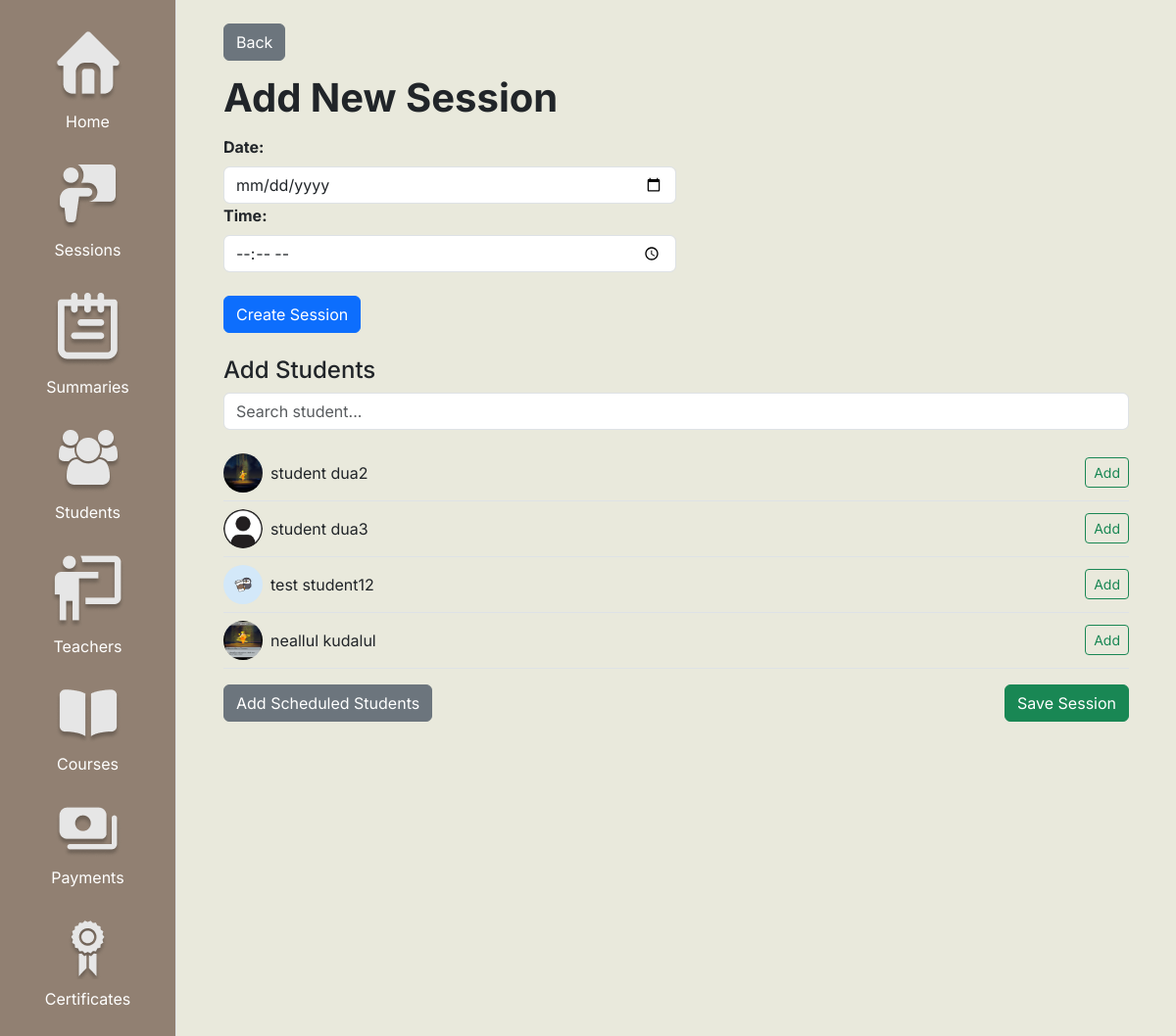
The page /sessions/create/ on the database as committed earlier.
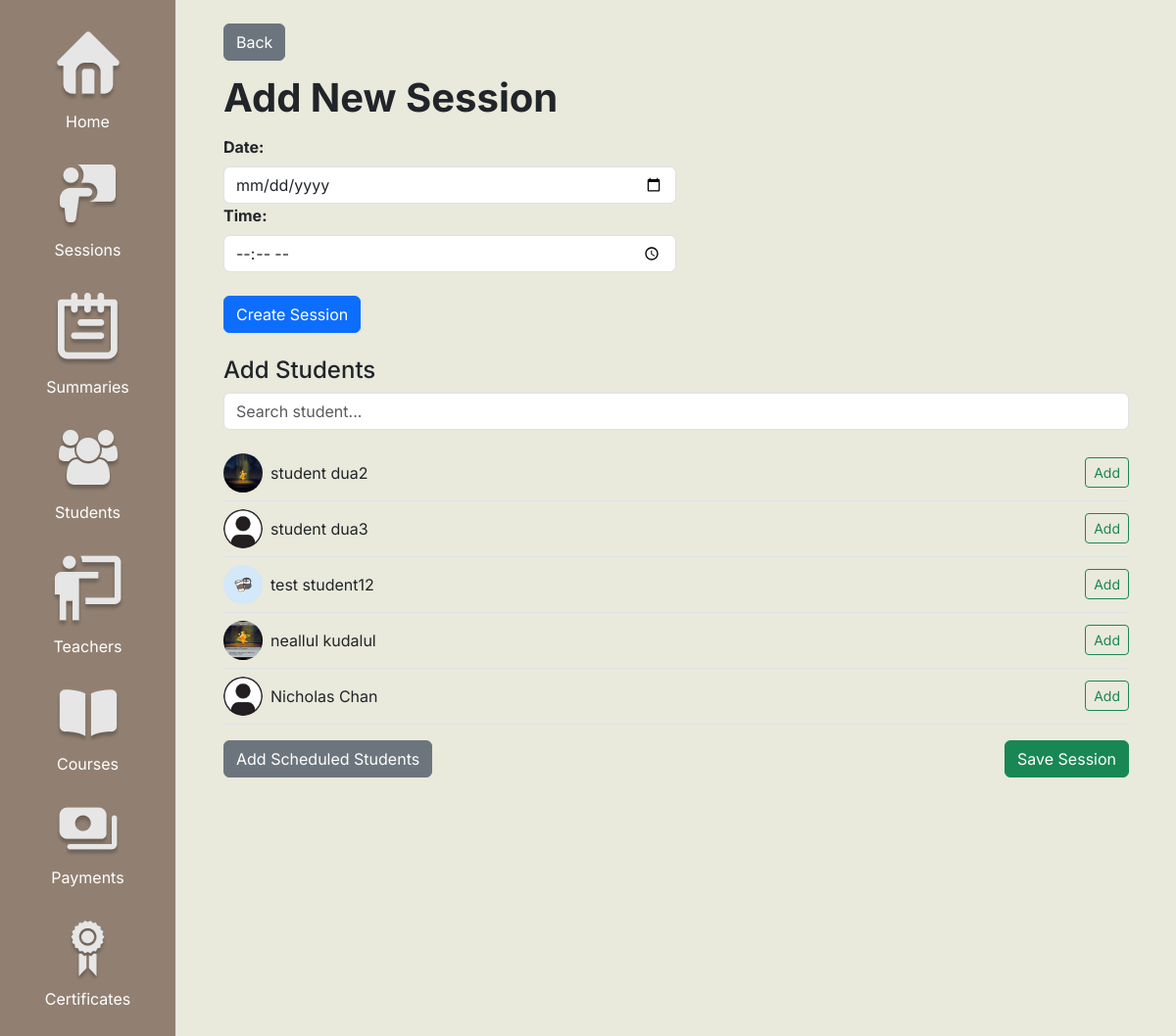
The same page on the database as committed later.
### core/models.py (models this page shows, shortened)
class Student(models.Model):
    user = models.OneToOneField(User, on_delete=models.CASCADE, primary_key=True)
    studentImage = models.ImageField(upload_to='student_pics/', default='student_pics/default_students/default_student.png')
    course = models.ForeignKey('Course', on_delete=models.CASCADE, null=True)
    paymentPending = models.IntegerField(default=0)
    remainingSession = models.IntegerField(default=0)
    sessionDone = models.IntegerField(default=0)
    grade = models.CharField(max_length=100, default='No grade')

class User(AbstractUser):
    GENDER_CHOICES = [
        ('male', 'Male'),
        ('female', 'Female'),
    ]
    ROLE_CHOICES = [
        ('admin', 'Admin'),
        ('teacher', 'Teacher'),
        ('student', 'Student'),
    ]
    STATUS_CHOICES = [
        ('active', 'Active'),
        ('inactive', 'Inactive'),
        ('quit', 'Quit'),
    ]
    email = models.EmailField(unique=True)
    name = models.CharField(max_length=100)
    gender = models.CharField(max_length=6, choices=GENDER_CHOICES, default='male')
    phone = models.CharField(max_length=20)
    role = models.CharField(max_length=10, choices=ROLE_CHOICES, default='teacher')
    status = models.CharField(max_length=10, choices=STATUS_CHOICES, default='active')
    created_at = models.DateTimeField(auto_now_add=True)
    USERNAME_FIELD = 'username'
    REQUIRED_FIELDS = ['email', 'name']

### core/views.py (the view)
# urls.py: path('sessions/create/', views.add_session, name='add_session'),
def add_session(request):
    students = Student.objects.select_related('user').all()
    preselected_ids = []
    if request.method == 'POST':
        form = SessionForm(request.POST)
        selected_ids_str = request.POST.get('selected_students', '')
        selected_ids = selected_ids_str.split(',') if selected_ids_str else []
        add_scheduled = request.POST.get('add_scheduled') == '1'
        if form.is_valid():
            session = form.save()
            if add_scheduled:
                today = now().strftime('%A').lower()
                scheduled_students = Student.objects.filter(schedule__day=today)
                selected_ids = [str(s.user.id) for s in scheduled_students]
            session.students.set(Student.objects.filter(user__id__in=selected_ids))
            messages.success(request, "Session created successfully!")
            return redirect('admin_sessions')
        else:
            messages.error(request, "Please correct the errors.")
    else:
        form = SessionForm()
    return render(request, 'pages/add_session.html', {
        'form': form,
        'students': students,
        'preselected_ids': preselected_ids,
    })

### core/forms.py
class SessionForm(forms.ModelForm):
    class Meta:
        model = Session
        fields = ['date', 'time']
        widgets = {
            'date': forms.DateInput(attrs={'type': 'date','class': 'form-control'}),
            'time': forms.TimeInput(attrs={'type': 'time','class': 'form-control'}),
        }

### core/templates/pages/add_session.html (shortened to what this page needs)
{% extends 'base/admin_base.html' %}
{% load static %}
{% block content %}
<div class="container">
	<a href="{% url 'admin_sessions' %}" class="btn btn-secondary">Back</a>
	<div class="text fs-1 fw-bold my-2">Add New Session</div>
	<form method="post">
		<div class="col-md-6">
			<label for="{{ form.date.id_for_label }}" class="form-label fw-bold mb-2">Date:</label>
			{{ form.date }}
			<label for="{{ form.time.id_for_label }}" class="form-label fw-bold mb-2">Time:</label>
			{{ form.time }}
		</div>
		<div class="d-flex justify-content-between mt-4">
			<button type="submit" class="btn btn-primary">Create Session</button>
		</div>
        <h4 class="mt-4">Add Students</h4>
        <input type="text" id="student-search" class="form-control mb-3" placeholder="Search student...">
        <div id="student-list">
            {% for student in students %}
            <div class="d-flex justify-content-between align-items-center border-bottom py-2 student-item" data-name="{{ student.user.first_name }} {{ student.user.last_name }}" data-id="{{ student.user.id }}">
                <div class="d-flex align-items-center">
                    <img src="{{ student.studentImage.url }}" class="rounded-circle me-2" width="40" height="40">
                    <span>{{ student.user.name}}</span>
                </div>
                <button type="button" class="btn btn-sm btn-outline-success toggle-btn" onclick="toggleStudent(this)">Add</button>
            </div>
            {% endfor %}
        </div>
        <div class="d-flex justify-content-between mt-3">
            <button type="button" class="btn btn-secondary" onclick="addScheduled()">Add Scheduled Students</button>
            <button type="submit" class="btn btn-success">Save Session</button>
        </div>
	</form>
</div>
{% endblock %}

Rows that differ between the two databases and show on the page:
added Student: studentImage (placeholder picture), user.name "Nicholas Chan"
